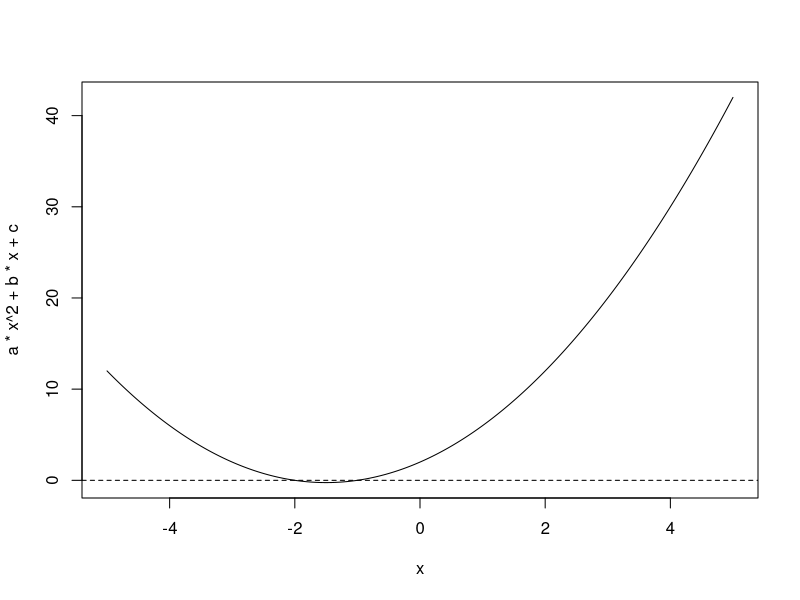

Generate this figure with R:
## ---- chunk 1
#| echo: true


quadratic_function <- function(a=1, b=3, c=2){
    x <- seq(-5, 5, length = 300)
    solution1 <- (-b+(sqrt((b^2)-(4*a*c))))/(2*a)
    solution2 <- (-b-(sqrt((b^2)-(4*a*c))))/(2*a)
    print(paste ("a is", a))
    print(paste("b is", b))
    print(paste("c is", c))
    print(paste("The solution to the equation f(x) = ax^2+bx+c=0, solving for x, is", solution1, "and", solution2))
    print(paste("The following is the graph of this equation:"))
   paste(plot(x, a*x^2 + b*x + c, type = "l") +abline(h = 0, lty = 2))
}
  
quadratic_function(a=1,b=3,c=2)

